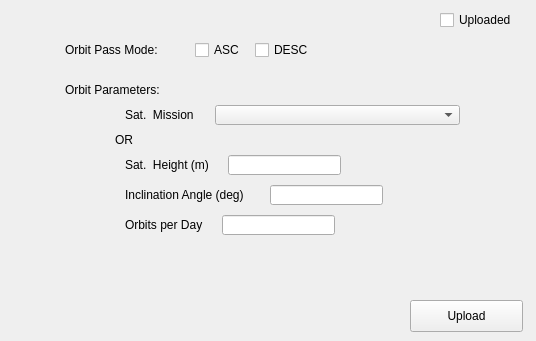
         <widget class="QWidget" name="tab_4">
          <attribute name="title">
           <string>Sat.  Orbit</string>
          </attribute>
          <widget class="QLabel" name="label">
           <property name="geometry">
            <rect>
             <x>65</x>
             <y>40</y>
             <width>111</width>
             <height>20</height>
            </rect>
           </property>
           <property name="text">
            <string>Orbit Pass Mode:</string>
           </property>
          </widget>
          <widget class="QCheckBox" name="checkBox">
           <property name="geometry">
            <rect>
             <x>195</x>
             <y>40</y>
             <width>61</width>
             <height>20</height>
            </rect>
           </property>
           <property name="text">
            <string>ASC</string>
           </property>
          </widget>
          <widget class="QCheckBox" name="checkBox_2">
           <property name="geometry">
            <rect>
             <x>255</x>
             <y>40</y>
             <width>81</width>
             <height>20</height>
            </rect>
           </property>
           <property name="text">
            <string>DESC</string>
           </property>
          </widget>
          <widget class="QLabel" name="label_2">
           <property name="geometry">
            <rect>
             <x>65</x>
             <y>80</y>
             <width>111</width>
             <height>20</height>
            </rect>
           </property>
           <property name="text">
            <string>Orbit Parameters:</string>
           </property>
          </widget>
          <widget class="QLabel" name="label_3">
           <property name="geometry">
            <rect>
             <x>125</x>
             <y>105</y>
             <width>81</width>
             <height>20</height>
            </rect>
           </property>
           <property name="text">
            <string>Sat.  Mission</string>
           </property>
          </widget>
          <widget class="QComboBox" name="comboBox">
           <property name="geometry">
            <rect>
             <x>215</x>
             <y>105</y>
             <width>245</width>
             <height>20</height>
            </rect>
           </property>
          </widget>
          <widget class="QLabel" name="label_4">
           <property name="geometry">
            <rect>
             <x>115</x>
             <y>130</y>
             <width>81</width>
             <height>20</height>
            </rect>
           </property>
           <property name="text">
            <string>OR</string>
           </property>
          </widget>
          <widget class="QLabel" name="label_5">
           <property name="geometry">
            <rect>
             <x>125</x>
             <y>155</y>
             <width>101</width>
             <height>20</height>
            </rect>
           </property>
           <property name="text">
            <string>Sat.  Height (m)</string>
           </property>
          </widget>
          <widget class="QLabel" name="label_6">
           <property name="geometry">
            <rect>
             <x>125</x>
             <y>185</y>
             <width>141</width>
             <height>20</height>
            </rect>
           </property>
           <property name="text">
            <string>Inclination Angle (deg)</string>
           </property>
          </widget>
          <widget class="QLabel" name="label_7">
           <property name="geometry">
            <rect>
             <x>125</x>
             <y>215</y>
             <width>101</width>
             <height>20</height>
            </rect>
           </property>
           <property name="text">
            <string>Orbits per Day</string>
           </property>
          </widget>
          <widget class="QLineEdit" name="lineEdit">
           <property name="geometry">
            <rect>
             <x>228</x>
             <y>155</y>
             <width>113</width>
             <height>20</height>
            </rect>
           </property>
          </widget>
          <widget class="QLineEdit" name="lineEdit_2">
           <property name="geometry">
            <rect>
             <x>270</x>
             <y>185</y>
             <width>113</width>
             <height>20</height>
            </rect>
           </property>
          </widget>
          <widget class="QLineEdit" name="lineEdit_3">
           <property name="geometry">
            <rect>
             <x>222</x>
             <y>215</y>
             <width>113</width>
             <height>20</height>
            </rect>
           </property>
          </widget>
          <widget class="QPushButton" name="pushButton_3">
           <property name="geometry">
            <rect>
             <x>410</x>
             <y>300</y>
             <width>113</width>
             <height>32</height>
            </rect>
           </property>
           <property name="text">
            <string>Upload</string>
           </property>
          </widget>
          <widget class="QCheckBox" name="checkBox_7">
           <property name="geometry">
            <rect>
             <x>440</x>
             <y>10</y>
             <width>87</width>
             <height>20</height>
            </rect>
           </property>
           <property name="text">
            <string>Uploaded</string>
           </property>
           <property name="checkable">
            <bool>false</bool>
           </property>
          </widget>
         </widget>
